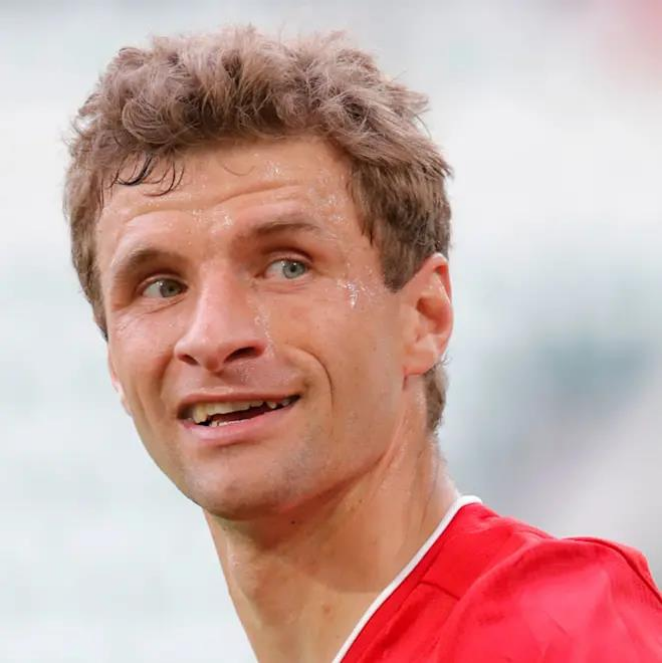
#> input picture Praktikum/Praktikum_Stani/Aufgabenblatt 5/Thomas.png, 663 x 664 px
$ jupyter execute --allow-errors 'CV - Image formation.ipynb'
#> lines starting #> are read from the running program, lines starting #| are printed output that depends on the picture
# Image formation

[cell 1]
import matplotlib.image as mpimg
from matplotlib import pyplot as plt
import numpy as np
import cv2

[cell 2]
img = mpimg.imread("Thomas.png")
#> img is the input picture: shape (664, 663, 4) float32; mean R, G, B, A 0.793, 0.65, 0.629, 1

[cell 3]
plt.imshow(img)

## 2D Transformations

### Translation

[cell 4]
def get_homogene_coords(image):
    xx, yy = np.mgrid[:image.shape[0], :image.shape[1]]
    ww = np.ones(xx.shape)
    return np.array([xx, yy, ww]).astype(int).transpose(1, 2, 0) #.transpose(1, 2, 0)  # Returns array with shape (x, y, 3)


def get_homogene_coords_from_inhomogene(inhomog_coors):
    added_ones = np.ones((list(inhomog_coors[..., 0].shape) + [1]))
    return np.concatenate([inhomog_coors, added_ones], axis=-1)

[cell 5]
def get_inhomogene_from_homogene_coords(coords):
    """
    Get two-dimensional coordinates from three-dimensional
    """
    return (coords[..., :-1] / coords[..., -1:]).astype(int)

[cell 6]
def swap_columns_last_dim(arr, col1, col2):
    temp = np.copy(arr[..., col1])
    arr[..., col1] = arr[...,  col2]
    arr[..., col2] = temp
    return arr


def cartesian_from_image_coords(image_coords):
    """
    Image coordinates have x-axis top-down and y-axis left-right

    sensible cartesian coordinates have x-axis left-right and y-axis bottom up
    """

    image_coords_swapped = swap_columns_last_dim(image_coords, 0, 1)

    x_shape = image_coords.shape[0]
    image_coords_swapped[..., 1] = (x_shape - 1) - image_coords_swapped[..., 1]

    return image_coords_swapped


def image_coords_from_cartesian(cartesian):
    """
    Sensible cartesian coordinates have x-axis left-right and y-axis bottom up

    Image coordinates have x-axis top-down and y-axis left-right
    """

    image_coords_swapped = swap_columns_last_dim(cartesian, 0, 1)

    x_shape = cartesian.shape[0]
    image_coords_swapped[..., 0] = (x_shape - 1) - image_coords_swapped[..., 0]

    return image_coords_swapped


print("Example for image coordinates:")
arr = get_homogene_coords(np.zeros((2, 3)))
display(arr)

print("Converted to cartesian coords:")
arr_cartesian = cartesian_from_image_coords(arr)
display(arr_cartesian)

print("Converted back to image coords:")
arr_image_coords = image_coords_from_cartesian(arr_cartesian)
display(arr_image_coords)

print("Tests:")
# Test on larger array
arr = get_homogene_coords(np.zeros((250, 150)))
print((arr == image_coords_from_cartesian(cartesian_from_image_coords(arr))).all())

# Test on inhomogene coordinates:
arr = get_inhomogene_from_homogene_coords(get_homogene_coords(np.zeros((250, 150))))
print((arr == image_coords_from_cartesian(cartesian_from_image_coords(arr))).all())

[cell 7]
def matmul_on_homogene_coords(coords, matrix):
    """
    Perform matrix multiplication on array of image coordinates
    """
    return np.matmul(
        matrix,
        coords.transpose((0, 2, 1))  # x, 3, y
    ).transpose(0, 2, 1)  # x, y, 3

[cell 8]
# [19 lines left out: function get_new_image_shape, not called in this run]

[cell 9]
def transform_image_by_coords(image, new_coords, preserve_dim=True):
    # new_coords are inhomogenous coordinates!

    offset_x, offset_y = (0, 0)
    new_img_shape = image.shape
    if not preserve_dim:
        new_img_shape, offset_x, offset_y = get_new_image_shape(image, new_coords)
        print(new_img_shape)


    new_img = np.zeros(new_img_shape, float)

    for old_x, new_coord_row in enumerate(new_coords):
        for old_y, (new_coords_x, new_coords_y) in enumerate(new_coord_row):
            new_x_with_offset = new_coords_x + offset_x
            new_y_with_offset = new_coords_y + offset_y

            if not 0 <= new_x_with_offset < new_img.shape[0] or not 0 <= new_y_with_offset < new_img.shape[1]:
                # New coordinate out of bounds
                continue
            pixel_value = image[old_x, old_y]
            new_img[new_x_with_offset, new_y_with_offset] = pixel_value

    return new_img

[cell 10]
def apply_transformations_on_image(image, matrices: list[np.ndarray], preserve_dim=True):
    if not type(matrices) == list:
        assert Warning("Please, use a list of transformations!")
        matrices = [matrices]

    # Create 3-dimensional image coordinates
    homogene_coords = get_homogene_coords(image)

    # Convert coordinates to cartesian coordinate system (different axis)
    cartesian_coords = cartesian_from_image_coords(homogene_coords)

    # Perform the transformations on cartesian coordinates
    for matrix in matrices:
        cartesian_coords = matmul_on_homogene_coords(cartesian_coords, matrix)

    # Convert transformed cartesian coordinates back to image coords
    transformed_homog_image_coords = image_coords_from_cartesian(cartesian_coords)

    # Get 2-dimensional image coordinates from 3-dimensional
    transformed_inhomog_coords = get_inhomogene_from_homogene_coords(transformed_homog_image_coords)

    # Transform the image pixels based on new image coordinates
    transformed_img = transform_image_by_coords(image, transformed_inhomog_coords, preserve_dim)
    return transformed_img

[cell 11]
def translate_image(image: np.ndarray, x: int, y: int, preserve_dim=True) -> np.ndarray:
    # Transformation matrix
    translation_matrix = np.array([[1, 0, x], [0, 1, y], [0, 0, 1]])

    translated_img = apply_transformations_on_image(image, [translation_matrix], preserve_dim)
    return translated_img

### Plot the images

[cell 12]
translated_thomas = translate_image(img, -50, 100, preserve_dim=True)
#> in swap_columns_last_dim (call 7), `temp = np.copy(arr[..., col1])`:
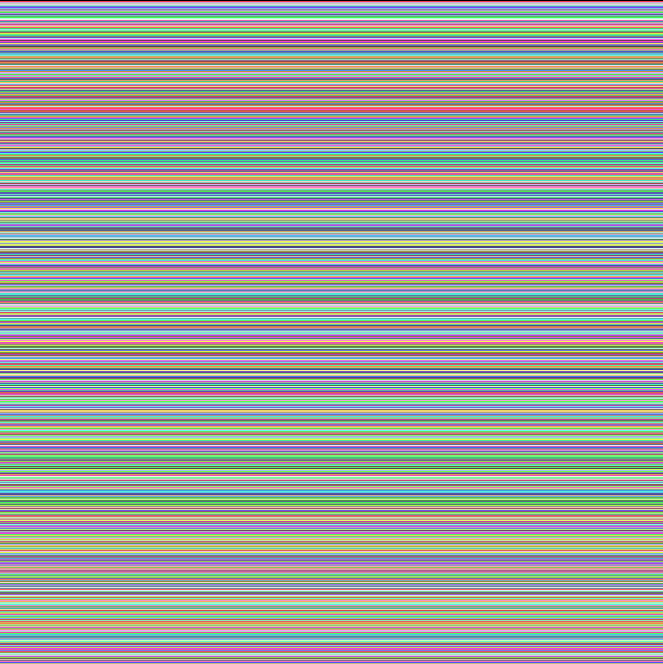
#> temp: shape (664, 663) int64; 664 distinct labels, from 0 to 663; one colour per label, 0 black
#> the loop in apply_transformations_on_image, `for matrix in matrices:` made 1 pass
#> matrix on pass 1: [[1, 0, -50], [0, 1, 100], [0, 0, 1]]
#> after the loop in transform_image_by_coords, `for old_x, new_coord_row in enumerate(new_coords):`:
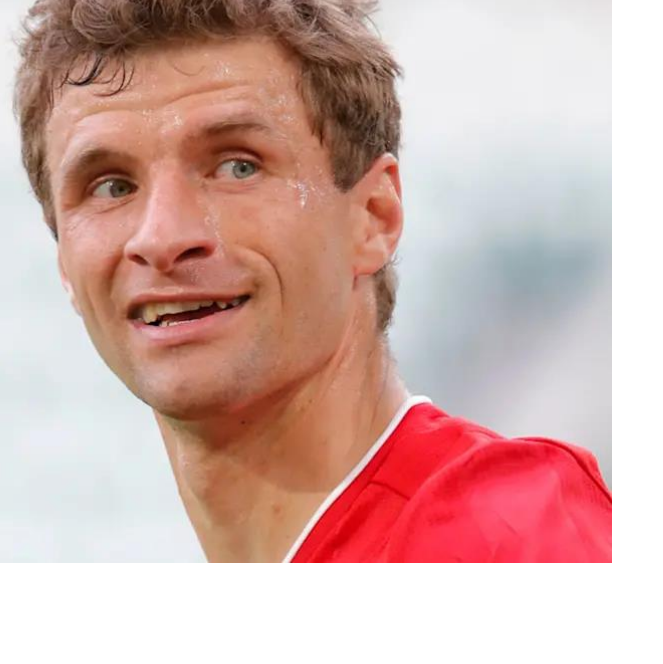
#> new_img: shape (664, 663, 4) float64; mean R, G, B, A 0.614, 0.475, 0.453, 0.785; transparent parts drawn white
display(img.shape)
display(translated_thomas.shape)

[cell 13]
plt.imshow(translated_thomas)

## Rotation

[cell 14]
def rotate_image_clockwise(image: np.ndarray, rotation_angle: float, rad=False, preserve_dim=True) -> np.ndarray:
    if not rad:
        rotation_angle = np.deg2rad(rotation_angle)

    translation_matrix = np.array(
        [
            [1, 0, -image.shape[1] // 2],
            [0, 1, -image.shape[0] // 2],
            [0, 0, 1]
        ]
    )
    rotation_matrix = np.array(
        [
            [np.cos(rotation_angle), -np.sin(rotation_angle), image.shape[0] // 2],
            [np.sin(rotation_angle), np.cos(rotation_angle), image.shape[1] // 2],
            [0, 0, 1]
        ]
    )
    rotated_img = apply_transformations_on_image(img, [translation_matrix, rotation_matrix], preserve_dim)
    return rotated_img

### Plot the images

[cell 15]
rotated_thomas = rotate_image_clockwise(img, -30, rad=False, preserve_dim=True)
#> the loop in apply_transformations_on_image (call 2), `for matrix in matrices:` made 2 passes
#> matrix on passes 1 to 2: [[1, 0, -332], [0, 1, -332], [0, 0, 1]], [[0.866, 0.5, 332], [-0.5, 0.866, 331], [0, 0, 1]]
#> pass 1, in apply_transformations_on_image (call 2), `cartesian_coords = matmul_on_homogene_coords(cartesian_coords, matrix)`:
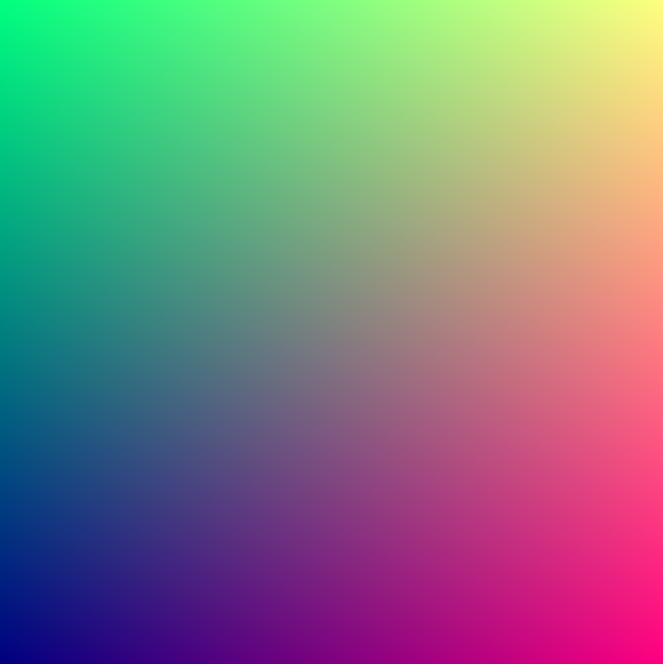
#> cartesian_coords: shape (664, 663, 3) int64; mean R, G, B -1, -0.5, 1; drawn with min black and max white
#> in image_coords_from_cartesian (call 5), `image_coords_swapped[..., 0] = (x_shape - 1) - image_coords_swapped[....`:
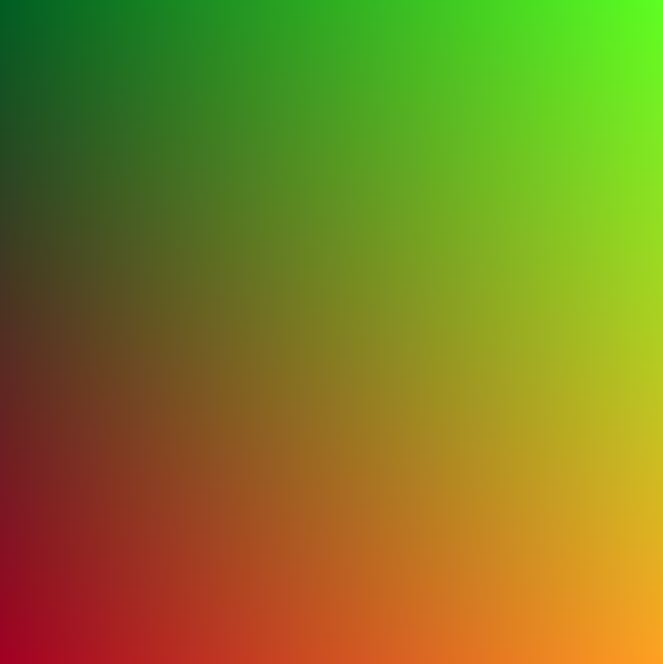
#> image_coords_swapped: shape (664, 663, 3) float64; mean R, G, B 331.9, 330.9, 1; drawn with min black and max white
#> call 2 of transform_image_by_coords, with new_coords = array of shape (664, 663, 2), preserve_dim = True
#> after the loop in transform_image_by_coords (call 2), `for old_x, new_coord_row in enumerate(new_coords):`:
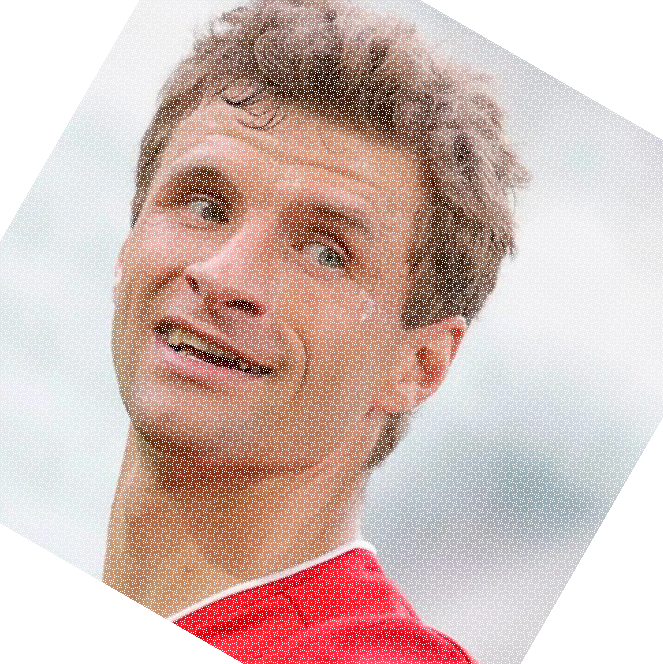
#> new_img: shape (664, 663, 4) float64; mean R, G, B, A 0.567, 0.464, 0.442, 0.732; transparent parts drawn white
display(img.shape)
display(rotated_thomas.shape)

plt.imshow(rotated_thomas)

### Affine

[cell 16]
def affine(image: np.ndarray, A: np.ndarray, preserve_dim=True) -> np.ndarray:
    return apply_transformations_on_image(image, [A], preserve_dim)

### Plot the images

[cell 17]
affine_matrix = np.array(
    [
        [-0.5, 0, 400],
        [0.3, 0.7, 50],
        [0, 0, 1]
    ]
)

thomas_affe = affine(img, affine_matrix, True)
#> in image_coords_from_cartesian (call 6), `image_coords_swapped[..., 0] = (x_shape - 1) - image_coords_swapped[....`:
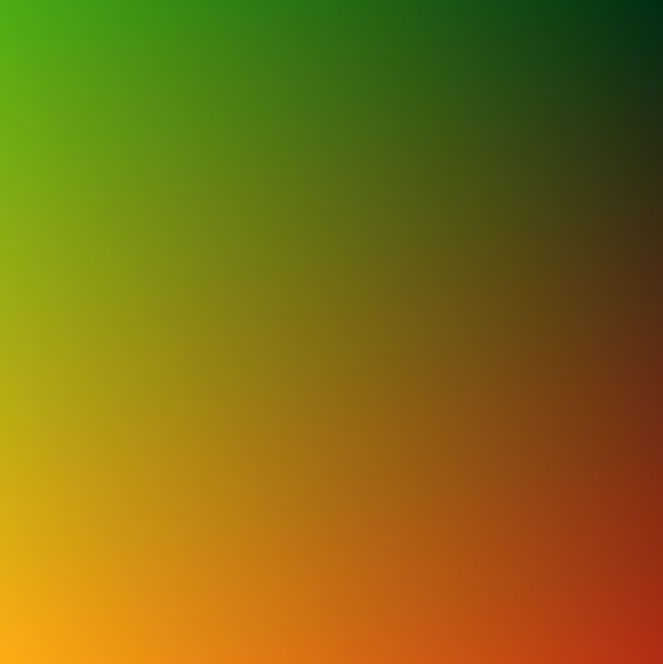
#> image_coords_swapped: shape (664, 663, 3) float64; mean R, G, B 281.6, 234.5, 1; drawn with min black and max white
#> call 3 of transform_image_by_coords, with new_coords = array of shape (664, 663, 2), preserve_dim = True
#> after the loop in transform_image_by_coords (call 3), `for old_x, new_coord_row in enumerate(new_coords):`:
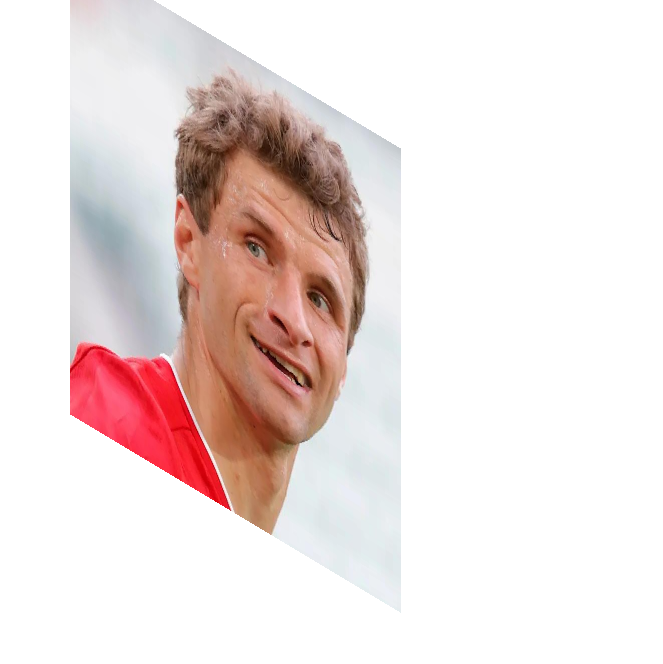
#> new_img: shape (664, 663, 4) float64; mean R, G, B, A 0.275, 0.225, 0.217, 0.346; transparent parts drawn white

display(img.shape)
display(thomas_affe.shape)

plt.imshow(thomas_affe)

### Projective

Load an image and make a projective transformation where you transform the x and y coordinates by an projective matrix formulation. Do NOT use opencv or other libraries for the transformation.
Please use numpy to process the image transformation.
Show the images with matplotlib side by side (original vs transformed).

Choose a random homography transformation matrix and apply it to the image.

[cell 18]
def homography(image: np.ndarray, H: np.ndarray, preserve_dim=True) -> np.ndarray:
    return apply_transformations_on_image(image, [H], preserve_dim)

### Plot the images

[cell 19]
homography_matrix = np.array(
    [
        [-0.4, 0, 400],
        [0.05, 0.8, 150],
        [0.001, 0.001, 1]
    ]
)

thomas_transformed = homography(img, homography_matrix, True)
#> in swap_columns_last_dim (call 14), `arr[..., col2] = temp`:
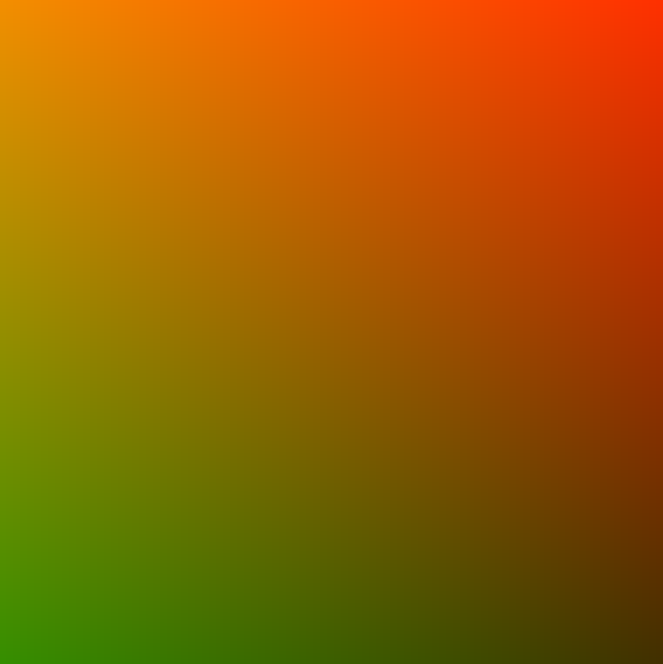
#> arr: shape (664, 663, 3) float64; mean R, G, B 431.8, 267.6, 1.7; drawn with min black and max white
#> in image_coords_from_cartesian (call 7), `image_coords_swapped[..., 0] = (x_shape - 1) - image_coords_swapped[....`:
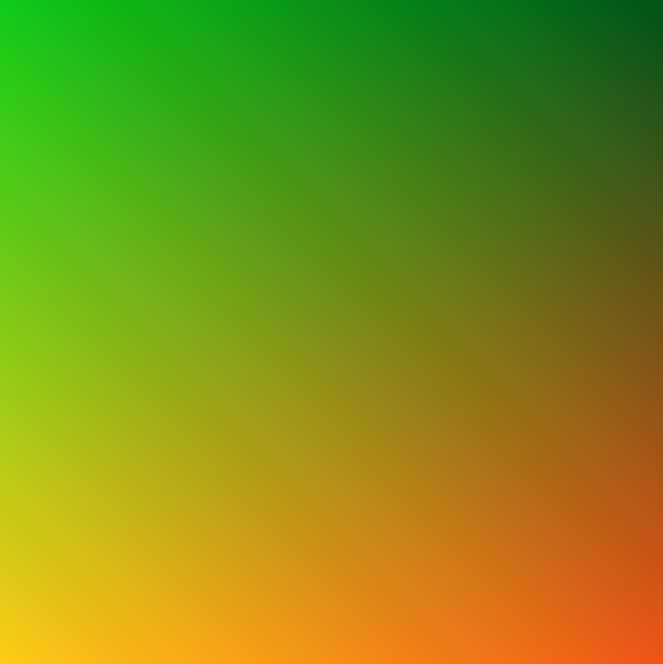
#> image_coords_swapped: shape (664, 663, 3) float64; mean R, G, B 231.2, 267.6, 1.7; drawn with min black and max white
#> call 4 of transform_image_by_coords, with new_coords = array of shape (664, 663, 2), preserve_dim = True
#> after the loop in transform_image_by_coords (call 4), `for old_x, new_coord_row in enumerate(new_coords):`:
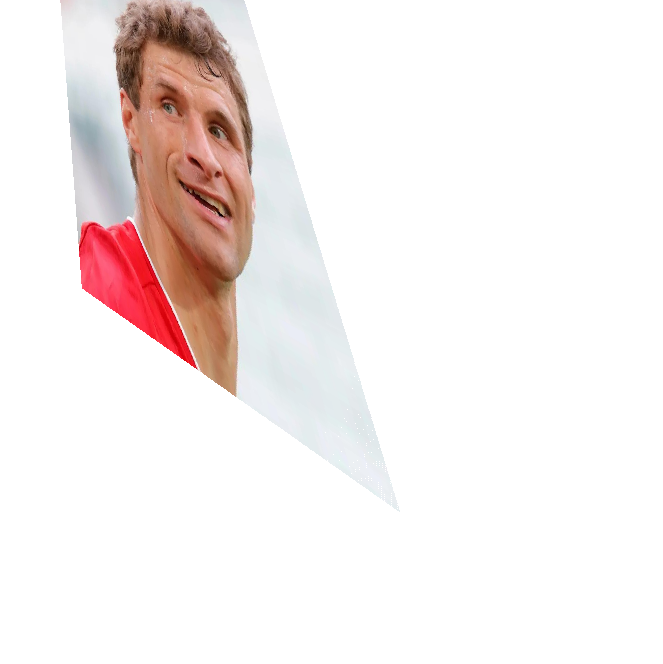
#> new_img: shape (664, 663, 4) float64; mean R, G, B, A 0.168, 0.138, 0.133, 0.207; transparent parts drawn white

plt.imshow(thomas_transformed)

## Camera model and projections

[cell 20]
def create_camera_intrinsics(fov: int, image_width: int, image_height: int) -> np.ndarray:
    diag = np.sqrt(image_width**2 + image_height**2)
    focal_length = (diag / 2) / (np.tan(np.deg2rad(fov)/2))
    intrinsics = np.array(
        [
            [focal_length, 0, image_width / 2],
            [0, focal_length, image_height / 2],
            [0, 0, 1]
        ]
    )
    return intrinsics


fov = 100
image_width, image_height = 640, 480, #720, 300
K = create_camera_intrinsics(fov=fov, image_width=image_width, image_height=image_height)

### Projections between coordinate systems

[cell 21]
# Your code here
P = np.array(
    [
        [1, 0, 0, 0],
        [0, 0, -1, 0],
        [0, 1, 0, 0]
    ]
)

### Projection from a world point cloud into the camera image plane

[cell 22]
import open3d as o3d  # pip install open3d (on your private computer, not on the THI computer)
import os

# Load the files as numpy array
def load_ply_files(file_dir: str) -> np.ndarray:
    # load all files from directory
    files = [f for f in os.listdir(file_dir) if f.endswith('.ply')]

    # load all files as numpy array
    data = []
    for file in files:
        data.append(np.asarray(o3d.io.read_point_cloud(os.path.join(file_dir, file)).points))

    return np.vstack(data)

### Visualization of the point clouds

#> (a cell that did not finish here is left out)
